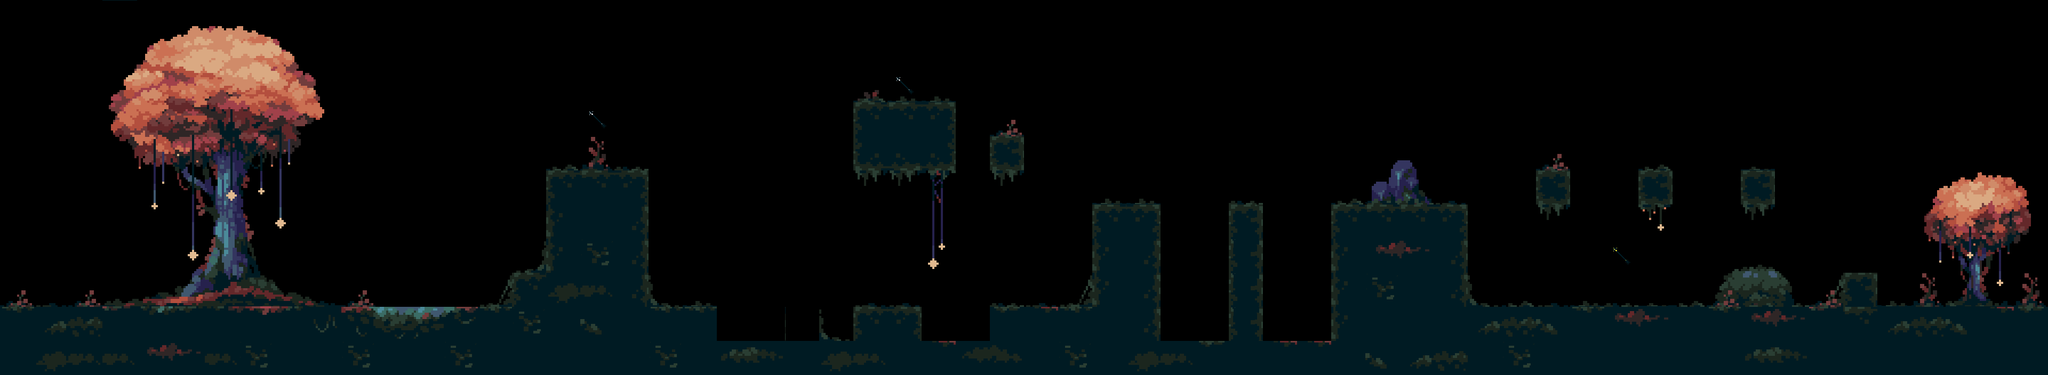

A level layout from a 2D game, rendered from its tile map. Below: a short description, then the map file with tile-grid data replaced by summaries:
An orthogonal 60x11 tile map with 64x64 px tiles, 4 tile layers (backDecor, grass, terrain, arrows), 5 hidden layers not drawn, 6 tilesets.

<map version="1.10" tiledversion="1.10.1" orientation="orthogonal" renderorder="right-down" width="60" height="11" tilewidth="64" tileheight="64" infinite="0" nextlayerid="10" nextobjectid="1">
 <editorsettings>
  <export target="../0/level_0..csv" format="csv" />
 </editorsettings>
 <tileset firstgid="1" source="../tilesets/background.tsx" />
 <tileset firstgid="51" source="../tilesets/terrain.tsx" />
 <tileset firstgid="375" source="../tilesets/player.tsx" />
 <tileset firstgid="377" source="../tilesets/enemies.tsx" />
 <tileset firstgid="379" source="../tilesets/arrows.tsx" />
 <tileset firstgid="380" source="../tilesets/arrows.tsx" />
 <layer id="1" name="background" width="60" height="11" visible="0" locked="1">
  <data>[660 cells, 660 non-empty, 21 distinct tile ids]</data>
 </layer>
 <layer id="3" name="backDecor" width="60" height="11" locked="1">
  <data>[660 cells, 99 non-empty, 93 distinct tile ids]</data>
 </layer>
 <layer id="4" name="grass" width="60" height="11" locked="1">
  <data>[660 cells, 48 non-empty, 12 distinct tile ids]</data>
 </layer>
 <layer id="2" name="terrain" width="60" height="11">
  <data>[660 cells, 155 non-empty, 38 distinct tile ids]</data>
 </layer>
 <layer id="9" name="spikes" width="60" height="11" visible="0">
  <data>[660 cells, 10 non-empty, 3 distinct tile ids]</data>
 </layer>
 <layer id="6" name="enemies" width="60" height="11" visible="0" locked="1">
  <data>[660 cells, 3 non-empty, 1 distinct tile ids]</data>
 </layer>
 <layer id="7" name="constraints" width="60" height="11" visible="0" locked="1">
  <data>[660 cells, 4 non-empty, 1 distinct tile ids]</data>
 </layer>
 <layer id="8" name="arrows" width="60" height="11">
  <data>[660 cells, 3 non-empty, 2 distinct tile ids]</data>
 </layer>
 <layer id="5" name="player" width="60" height="11" visible="0" locked="1">
  <data>[660 cells, 2 non-empty, 2 distinct tile ids]</data>
 </layer>
</map>
